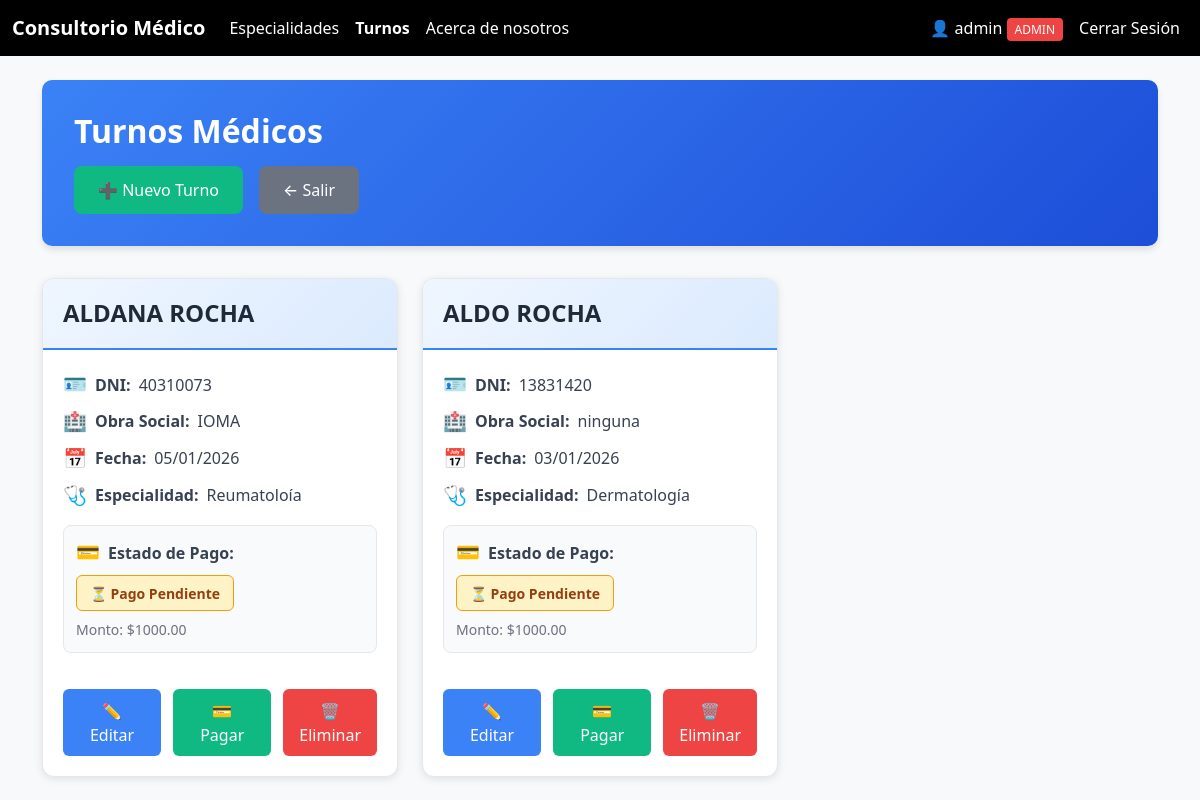
/turno/ (signed in), run on the app's committed database.
### Turnos/models.py (models this page shows, shortened)
class Turno(models.Model):
    ESTADO_PAGO_CHOICES = [
        ('pendiente', 'Pendiente'),
        ('aprobado', 'Aprobado'),
        ('rechazado', 'Rechazado'),
        ('cancelado', 'Cancelado'),
    ]
    TIPO_PAGO_CHOICES = [
        ('completo', 'Pago Completo'),
        ('senia', 'Seña'),
    ]
    fecha = models.DateField(verbose_name="Fecha del turno")
    dni = models.IntegerField(verbose_name="DNI")
    obrasocial = models.CharField(max_length=100, null=True, blank=True, verbose_name="Obra Social")
    paciente = models.CharField(max_length=200, verbose_name="Paciente")
    email = models.EmailField(null=True, blank=True, verbose_name="Email")
    especialidad = models.ForeignKey(Especialidad, on_delete=models.CASCADE, related_name='turnos')
    usuario = models.ForeignKey(User, on_delete=models.SET_NULL, null=True, blank=True, related_name='turnos')
    pago_total = models.BooleanField(default=False, verbose_name="Pago Total")
    pago_senia = models.BooleanField(default=False, verbose_name="Pago Seña")
    monto_pagado = models.DecimalField(max_digits=10, decimal_places=2, null=True, blank=True, verbose_name="Monto Pagado")
    estado_pago = models.CharField(max_length=20, choices=ESTADO_PAGO_CHOICES, default='pendiente', verbose_name="Estado del Pago")
    preference_id = models.CharField(max_length=100, blank=True, null=True)
    payment_id = models.CharField(max_length=100, blank=True, null=True)
    fecha_creacion = models.DateTimeField(auto_now_add=True)
    fecha_actualizacion = models.DateTimeField(auto_now=True)
    activo = models.BooleanField(default=True, verbose_name="Activo")
    class Meta:
        verbose_name = 'Turno'
        verbose_name_plural = 'Turnos'
        ordering = ['-fecha', '-fecha_creacion']  # Más recientes primero
        permissions = [
            ("puede_ver_todos_turnos", "Puede ver todos los turnos"),
            ("puede_gestionar_turnos", "Puede gestionar turnos"),
        ]

### Especialidad/models.py (models this page shows, shortened)
class Especialidad(models.Model):
    tipo = models.CharField(max_length=100, verbose_name="Tipo de Especialidad")
    doctor = models.CharField(max_length=150, verbose_name="Doctor")
    activo = models.BooleanField(default=True, verbose_name="Activo")  # Para desactivar sin eliminar
    class Meta:
        verbose_name = "Especialidad"
        verbose_name_plural = "Especialidades"
        ordering = ['tipo']  # Ordenar alfabéticamente
        permissions = [
            ("puede_gestionar_especialidades", "Puede gestionar especialidades"),
        ]

### Turnos/views.py (the view, shortened to what this page needs)
# urls.py: path('', listaTurnos.as_view(), name='lista_turnos'),
class listaTurnos(LoginRequiredMixin, ListView):
    model = Turno
    template_name = 'turnos.html'
    def get_queryset(self):
        if self.request.user.is_superuser or self.request.user.is_staff:
            return Turno.objects.filter(activo=True)

### Turnos/templates/turnos.html (shortened to what this page needs)
{% extends 'base.html' %}
{% block content %}
<div class="turnos-header">
    <h2>Turnos Médicos</h2>
    <div class="header-buttons">
        <a href="{% url 'crear_turno' %}" class="btn-nuevo-turno">
            ➕ Nuevo Turno
        </a>
        <a href="/" class="btn-salir">
            ← Salir
        </a>
    </div>
</div>
<div class="turnos-grid">
    {% for t in object_list %}
    <div class="turno-card">
        <div class="card-header">
            <h3>{{ t.paciente }}</h3>
        </div>
        <div class="card-body">
            <div class="icon-text">
                <span>🪪</span> <strong>DNI:</strong> {{ t.dni }}
            </div>
            <div class="icon-text">
                <span>🏥</span> <strong>Obra Social:</strong> {{ t.obrasocial|default:"Sin obra social" }}
            </div>
            <div class="icon-text">
                <span>📅</span> <strong>Fecha:</strong> {{ t.fecha|date:"d/m/Y" }}
            </div>
            <div class="icon-text">
                <span>🩺</span> <strong>Especialidad:</strong> {{ t.especialidad.tipo }}
            </div>
            <div class="estado-pago-container">
                <div class="icon-text">
                    <span>💳</span>
                    <strong>Estado de Pago:</strong>
                </div>
                {% if t.pago_total %}
                    <span class="badge-pago badge-completo">✓ Pago Completo</span>
                {% elif t.pago_senia %}
                    <span class="badge-pago badge-senia">⚡ Seña Pagada</span>
                {% else %}
                    {% if t.estado_pago == 'pendiente' %}
                        <span class="badge-pago badge-pendiente">⏳ Pago Pendiente</span>
                    {% elif t.estado_pago == 'rechazado' %}
                        <span class="badge-pago badge-rechazado">✗ Pago Rechazado</span>
                    {% else %}
                        <span class="badge-pago badge-pendiente">⚠ Sin Pagar</span>
                    {% endif %}
                {% endif %}
                {% if t.monto_pagado %}
                    <div style="margin-top: 0.5rem; font-size: 0.875rem; color: #6b7280;">
                        Monto: ${{ t.monto_pagado }}
                    </div>
                {% endif %}
            </div>
        </div>
        <div class="card-actions">
            {% if user.is_superuser or user.is_staff %}
                <a href="{% url 'editar_turno' t.id %}" class="btn-editar">✏️ Editar</a>
            {% endif %}
            {% if not t.pago_total and not t.pago_senia %}
                <a href="{% url 'seleccionar_pago' t.id %}" class="btn-pagar">💳 Pagar</a>
            {% elif t.pago_senia and not t.pago_total %}
                <a href="{% url 'seleccionar_pago' t.id %}" class="btn-pagar">💳 Completar Pago</a>
            {% endif %}
            {% if user.is_superuser or user.is_staff %}
                <form method="post" action="{% url 'eliminar_turno' t.id %}" style="flex: 1;">
                    <button type="submit" class="btn-eliminar"
                        onclick="return confirm('¿Eliminar el turno de {{ t.paciente }}?')">
                        🗑️ Eliminar
                    </button>
                </form>
            {% endif %}
        </div>
    </div>
    {% endfor %}
</div>
{% endblock %}

### templates/base.html (shortened to what this page needs)
{% load static %}
<!DOCTYPE html>
<html lang="es">
<head>
    <link href="https://cdn.jsdelivr.net/npm/bootstrap@5.3.8/dist/css/bootstrap.min.css" rel="stylesheet">
</head>
<body class="bg-light">
<nav class="navbar navbar-expand-lg" style="background-color: #000;">
    <div class="container-fluid">
        <a class="navbar-brand text-white fw-bold" href="/">Consultorio Médico</a>
        <div class="collapse navbar-collapse" id="navbarNav">
            <ul class="navbar-nav">
                <li class="nav-item">
                    <a class="nav-link text-white {% if request.path == '/esp/' %}fw-bold{% endif %}"
                       href="/esp">Especialidades</a>
                </li>
                <li class="nav-item">
                    <a class="nav-link text-white {% if request.path == '/turno/' %}fw-bold{% endif %}"
                       href="/turno">Turnos</a>
                </li>
                <li class="nav-item">
                    <a class="nav-link text-white" href="/aboutus">Acerca de nosotros</a>
                </li>
            </ul>
            <ul class="navbar-nav ms-auto">
                {% if user.is_authenticated %}
                    <li class="nav-item">
                        <span class="nav-link text-white">
                            👤 {{ user.username }}
                            {% if user.is_superuser or user.is_staff %}
                                <span style="background-color: #ef4444; padding: 0.2rem 0.5rem; border-radius: 4px; font-size: 0.75rem;">ADMIN</span>
                            {% endif %}
                        </span>
                    </li>
                    <li class="nav-item">
                        <a class="nav-link text-white" href="{% url 'logout' %}">Cerrar Sesión</a>
                    </li>
                {% endif %}
            </ul>
        </div>
    </div>
</nav>
<div class="container my-4">
    {% block content %}{% endblock %}
</div>
</body>
</html>

### Turnos/templates/turnos.html (style rules this page uses)
.turnos-header { background: linear-gradient(135deg, #3b82f6 0%, #1d4ed8 100%); color: white; padding: 2rem; border-radius: 10px; margin-bottom: 2rem; box-shadow: 0 4px 6px rgba(0, 0, 0, 0.1); }
.turnos-header h2 { margin: 0 0 1rem 0; font-size: 2rem; font-weight: 600; }
.header-buttons { display: flex; gap: 1rem; flex-wrap: wrap; }
.btn-nuevo-turno { background-color: #10b981; border: none; padding: 0.75rem 1.5rem; border-radius: 8px; color: white; text-decoration: none; font-weight: 500; transition: all 0.3s ease; display: inline-flex; align-items: center; gap: 0.5rem; }
.btn-salir { background-color: #6b7280; border: none; padding: 0.75rem 1.5rem; border-radius: 8px; color: white; text-decoration: none; font-weight: 500; transition: all 0.3s ease; }
.turnos-grid { display: grid; grid-template-columns: repeat(auto-fill, minmax(350px, 1fr)); gap: 1.5rem; margin-top: 2rem; }
.turno-card { background: white; border-radius: 12px; box-shadow: 0 2px 8px rgba(0, 0, 0, 0.1); transition: all 0.3s ease; overflow: hidden; border: 1px solid #e5e7eb; }
.card-header { background: linear-gradient(135deg, #eff6ff 0%, #dbeafe 100%); padding: 1.25rem; border-bottom: 2px solid #3b82f6; }
.card-header h3 { margin: 0; color: #1f2937; font-size: 1.5rem; font-weight: 600; }
.card-body { padding: 1.25rem; font-size: 1rem; color: #374151; }
.icon-text { display: flex; align-items: center; gap: .5rem; margin-bottom: .5rem; }
.icon-text span { font-size: 1.2rem; }
.estado-pago-container { margin: 1rem 0; padding: 0.75rem; border-radius: 8px; background-color: #f9fafb; border: 1px solid #e5e7eb; }
.badge-pago { display: inline-block; padding: 0.4rem 0.8rem; border-radius: 6px; font-size: 0.875rem; font-weight: 600; text-align: center; }
.badge-pendiente { background-color: #fef3c7; color: #92400e; border: 1px solid #f59e0b; }
.card-actions { display: flex; gap: 0.75rem; padding: 0 1.25rem 1.25rem; flex-wrap: wrap; }
.btn-editar { flex: 1; background-color: #3b82f6; border: none; padding: 0.6rem 1rem; border-radius: 6px; color: white; font-weight: 500; text-align: center; transition: all 0.3s ease; text-decoration: none; display: inline-block; }
.btn-pagar { flex: 1; background-color: #10b981; border: none; padding: 0.6rem 1rem; border-radius: 6px; color: white; font-weight: 500; text-align: center; transition: all 0.3s ease; text-decoration: none; display: inline-block; }
.btn-eliminar { flex: 1; background-color: #ef4444; border: none; padding: 0.6rem 1rem; border-radius: 6px; color: white; font-weight: 500; cursor: pointer; transition: all 0.3s ease; }

### data on the page
Turno: paciente "ALDANA ROCHA", dni "40310073", obrasocial "IOMA", fecha "05/01/2026", especialidad.tipo "Reumatoloía", pago_total "⏳ Pago Pendiente", monto_pagado "1000.00"
Turno: paciente "ALDO ROCHA", dni "13831420", obrasocial "ninguna", fecha "03/01/2026", especialidad.tipo "Dermatología", pago_total "⏳ Pago Pendiente", monto_pagado "1000.00"

### other printed values
{{ user.username }} "admin"
